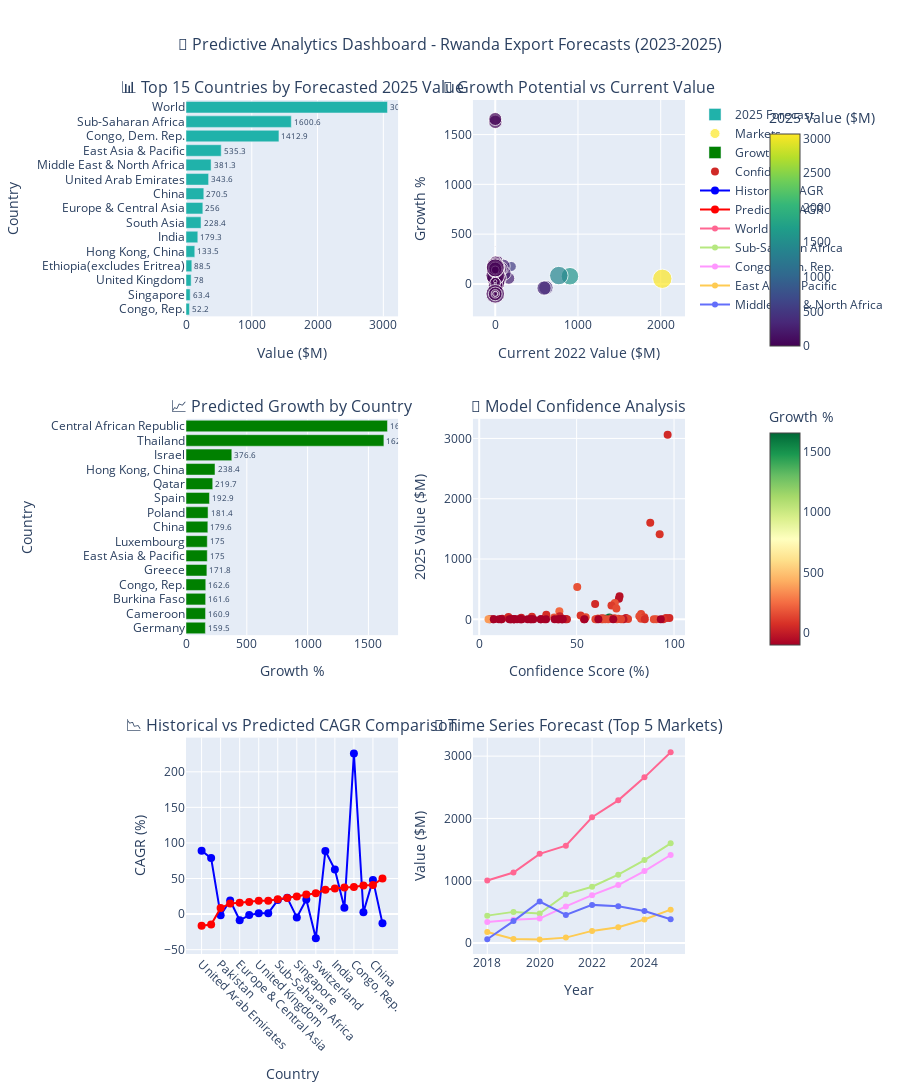

This figure's notebook cell:
### Markdown cell above
## 📊 Predictive Analytics Dashboard

Interactive visualizations showing forecasted export trends and growth opportunities for 2023-2025.

### Code cell
# PREDICTIVE ANALYTICS DASHBOARD
# Comprehensive visualizations of country-specific forecasts

if 'forecast_df' in locals() and not forecast_df.empty:

    from plotly.subplots import make_subplots
    import plotly.graph_objects as go

    # Create 6-panel dashboard
    fig = make_subplots(
        rows=3, cols=2,
        subplot_titles=(
            '📊 Top 15 Countries by Forecasted 2025 Value',
            '🎯 Growth Potential vs Current Value',
            '📈 Predicted Growth by Country',
            '🎲 Model Confidence Analysis',
            '📉 Historical vs Predicted CAGR Comparison',
            '🔮 Time Series Forecast (Top 5 Markets)'
        ),
        specs=[
            [{"type": "bar"}, {"type": "scatter"}],
            [{"type": "bar"}, {"type": "scatter"}],
            [{"type": "scatter"}, {"type": "scatter"}]
        ],
        vertical_spacing=0.12,
        horizontal_spacing=0.15
    )

    # PANEL 1: Top 15 by 2025 forecast
    top_15 = forecast_df.head(15).sort_values('predicted_2025')
    fig.add_trace(
        go.Bar(
            y=top_15['country'],
            x=top_15['predicted_2025'],
            orientation='h',
            marker_color='lightseagreen',
            text=top_15['predicted_2025'].round(1),
            textposition='outside',
            name='2025 Forecast'
        ),
        row=1, col=1
    )

    # PANEL 2: Growth vs Current Value (Bubble chart)
    fig.add_trace(
        go.Scatter(
            x=forecast_df['current_2022'],
            y=forecast_df['predicted_growth_percent'],
            mode='markers',
            marker=dict(
                size=forecast_df['confidence_score'] / 5,  # Size by confidence
                color=forecast_df['predicted_2025'],
                colorscale='Viridis',
                showscale=True,
                colorbar=dict(title="2025 Value ($M)", x=1.15, len=0.3, y=0.85)
            ),
            text=forecast_df['country'],
            hovertemplate='<b>%{text}</b><br>Current: $%{x:.1f}M<br>Growth: %{y:.1f}%<extra></extra>',
            name='Markets'
        ),
        row=1, col=2
    )

    # PANEL 3: Growth percentage ranking
    top_growth = forecast_df.nlargest(15, 'predicted_growth_percent').sort_values('predicted_growth_percent')
    colors_growth = ['red' if x < 0 else 'green' if x > 50 else 'orange' for x in top_growth['predicted_growth_percent']]
    fig.add_trace(
        go.Bar(
            y=top_growth['country'],
            x=top_growth['predicted_growth_percent'],
            orientation='h',
            marker_color=colors_growth,
            text=top_growth['predicted_growth_percent'].round(1),
            textposition='outside',
            name='Growth %'
        ),
        row=2, col=1
    )

    # PANEL 4: Confidence vs Predicted Value
    fig.add_trace(
        go.Scatter(
            x=forecast_df['confidence_score'],
            y=forecast_df['predicted_2025'],
            mode='markers',
            marker=dict(
                size=8,
                color=forecast_df['predicted_growth_percent'],
                colorscale='RdYlGn',
                showscale=True,
                colorbar=dict(title="Growth %", x=1.15, len=0.3, y=0.5)
            ),
            text=forecast_df['country'],
            hovertemplate='<b>%{text}</b><br>Confidence: %{x:.0f}%<br>2025 Value: $%{y:.1f}M<extra></extra>',
            name='Confidence'
        ),
        row=2, col=2
    )

    # PANEL 5: CAGR Comparison (if historical CAGR is calculable)
    # Calculate historical CAGR from WITS data
    if 'wits_data' in locals():
        historical_cagr = []
        for country in forecast_df['country'].head(20):
            country_data = wits_data[wits_data['Partner Name'] == country].sort_values('Year')
            if len(country_data) >= 2:
                first_val = country_data.iloc[0]['Export (US$ Thousand)'] / 1000
                last_val = country_data.iloc[-1]['Export (US$ Thousand)'] / 1000
                years_diff = country_data.iloc[-1]['Year'] - country_data.iloc[0]['Year']
                if first_val > 0 and years_diff > 0:
                    hist_cagr = (((last_val / first_val) ** (1/years_diff)) - 1) * 100
                    historical_cagr.append({
                        'country': country,
                        'historical_cagr': hist_cagr,
                        'predicted_cagr': forecast_df[forecast_df['country'] == country]['cagr_2022_2025'].values[0]
                    })

        if historical_cagr:
            cagr_df = pd.DataFrame(historical_cagr).sort_values('predicted_cagr')
            fig.add_trace(
                go.Scatter(
                    x=cagr_df['country'],
                    y=cagr_df['historical_cagr'],
                    mode='markers+lines',
                    name='Historical CAGR',
                    marker=dict(size=8, color='blue'),
                    line=dict(width=2, color='blue')
                ),
                row=3, col=1
            )
            fig.add_trace(
                go.Scatter(
                    x=cagr_df['country'],
                    y=cagr_df['predicted_cagr'],
                    mode='markers+lines',
                    name='Predicted CAGR',
                    marker=dict(size=8, color='red'),
                    line=dict(width=2, color='red')
                ),
                row=3, col=1
            )

    # PANEL 6: Time series for top 5 markets
    top_5_markets = forecast_df.head(5)
    for idx, row in top_5_markets.iterrows():
        country = row['country']
        # Get historical data
        hist_data = wits_data[wits_data['Partner Name'] == country].sort_values('Year')
        hist_years = hist_data['Year'].tolist()
        hist_values = (hist_data['Export (US$ Thousand)'] / 1000).tolist()

        # Combine with predictions
        all_years = hist_years + [2023, 2024, 2025]
        all_values = hist_values + [row['predicted_2023'], row['predicted_2024'], row['predicted_2025']]

        fig.add_trace(
            go.Scatter(
                x=all_years,
                y=all_values,
                mode='lines+markers',
                name=country,
                line=dict(width=2),
                hovertemplate='<b>' + country + '</b><br>Year: %{x}<br>Value: $%{y:.1f}M<extra></extra>'
            ),
            row=3, col=2
        )

        # Add vertical line at 2022/2023 boundary
        if idx == 0:
            fig.add_vline(x=2022.5, line_dash="dash", line_color="gray", row=3, col=2,
                         annotation_text="Forecast →", annotation_position="top")

    # Update layout
    fig.update_xaxes(title_text="Value ($M)", row=1, col=1)
    fig.update_xaxes(title_text="Current 2022 Value ($M)", row=1, col=2)
    fig.update_xaxes(title_text="Growth %", row=2, col=1)
    fig.update_xaxes(title_text="Confidence Score (%)", row=2, col=2)
    fig.update_xaxes(title_text="Country", row=3, col=1, tickangle=45)
    fig.update_xaxes(title_text="Year", row=3, col=2)

    fig.update_yaxes(title_text="Country", row=1, col=1)
    fig.update_yaxes(title_text="Growth %", row=1, col=2)
    fig.update_yaxes(title_text="Country", row=2, col=1)
    fig.update_yaxes(title_text="2025 Value ($M)", row=2, col=2)
    fig.update_yaxes(title_text="CAGR (%)", row=3, col=1)
    fig.update_yaxes(title_text="Value ($M)", row=3, col=2)

    fig.update_layout(
        height=1400,
        showlegend=True,
        title_text="🔮 Predictive Analytics Dashboard - Rwanda Export Forecasts (2023-2025)",
        title_font_size=16,
        title_x=0.5
    )

    fig.show()

    print("\n✅ Predictive analytics dashboard generated successfully!")
    print(f"📊 Showing forecasts for {len(forecast_df)} partner countries")

else:
    print("❌ Forecast data not available. Run the forecasting cell first.")

### Figure 1 — Plotly figure (JSON) as saved in the notebook; plotly's stock layout.template omitted (floating-point values rounded to 4 significant figures)
{"data": [{"marker": {"color": "lightseagreen"}, "name": "2025 Forecast", "orientation": "h", "text": [52.2, 63.4, 78.0, 88.5, 133.5, 179.3, 228.4, 256.0, 270.5, 343.6, 381.3, 535.3, 1413.0, 1601.0, 3063.0], "textposition": "outside", "type": "bar", "x": [52.22, 63.38, 77.95, 88.47, 133.5, 179.3, 228.4, 256.0, 270.5, 343.6, 381.3, 535.3, 1413.0, 1601.0, 3063.0], "xaxis": "x", "y": ["Congo, Rep.", "Singapore", "United Kingdom", "Ethiopia(excludes Eritrea)", "Hong Kong, China", "India", "South Asia", "Europe & Central Asia", "China", "United Arab Emirates", "Middle East & North Africa", "East Asia & Pacific", "Congo, Dem. Rep.", "Sub-Saharan Africa", "World"], "yaxis": "y"}, {"hovertemplate": "<b>%{text}</b><br>Current: $%{x:.1f}M<br>Growth: %{y:.1f}%<extra></extra>", "marker": {"color": [3063.0, 1601.0, 1413.0, 535.3, 381.3, 343.6, 270.5, 256.0, 228.4, 179.3, 133.5, 88.47, 77.95, 63.38, 52.22, 49.58, 45.33, 37.98, 36.74, 35.17, 30.4, 28.84, 24.67, 24.28, 24.15, 23.18, 20.19, 18.47, 14.53, 14.26, 14.02, 11.98, 10.52, 9.683, 9.437, 9.139, 8.424, 8.058, 7.343, 6.907, 6.546, 5.241, 4.292, 3.333, 3.329, 2.879, 2.463, 2.179, 2.138, 2.063, 1.812, 1.791, 1.729, 1.576, 1.411, 1.408, 0.7264, 0.6167, 0.5387, 0.3853, 0.3673, 0.334, 0.2731, 0.2132, 0.1721, 0.07904, 0.05647, 0.0, 0.0, 0.0, 0.0, 0.0, 0.0, 0.0, 0.0, 0.0, 0.0, 0.0, 0.0, 0.0, 0.0, 0.0, 0.0, 0.0, 0.0, 0.0, 0.0, 0.0, 0.0, 0.0, 0.0, 0.0, 0.0, 0.0, 0.0], "colorbar": {"len": 0.3, "title": {"text": "2025 Value ($M)"}, "x": 1.15, "y": 0.85}, "colorscale": [[0, "#440154"], [0.1111, "#482878"], [0.2222, "#3e4989"], [0.3333, "#31688e"], [0.4444, "#26828e"], [0.5556, "#1f9e89"], [0.6667, "#35b779"], [0.7778, "#6ece58"], [0.8889, "#b5de2b"], [1, "#fde725"]], "showscale": true, "size": [19.34, 17.56, 18.53, 10.06, 14.41, 14.35, 13.92, 11.9, 13.58, 14.08, 8.229, 16.62, 6.887, 10.41, 16.44, 8.272, 5.415, 3.002, 16.95, 10.93, 13.36, 7.697, 4.316, 19.17, 19.52, 15.07, 12.6, 13.89, 13.52, 12.83, 10.77, 14.27, 13.05, 16.62, 12.3, 12.16, 12.16, 2.365, 15.28, 10.8, 14.09, 6.627, 8.854, 17.0, 14.81, 4.377, 18.17, 13.24, 11.93, 18.89, 14.13, 12.05, 14.56, 8.848, 12.7, 12.55, 12.94, 6.686, 9.006, 8.009, 1.105, 10.76, 3.235, 1.421, 17.92, 2.279, 0.9575, 7.745, 4.975, 8.129, 6.322, 1.498, 8.517, 2.265, 3.887, 12.24, 5.567, 5.247, 10.81, 3.616, 2.024, 8.436, 3.276, 6.863, 18.64, 8.58, 6.324, 4.18, 13.76, 3.55, 8.179, 3.552, 4.317, 3.101, 5.365]}, "mode": "markers", "name": "Markets", "text": ["World", "Sub-Saharan Africa", "Congo, Dem. Rep.", "East Asia & Pacific", "Middle East & North Africa", "United Arab Emirates", "China", "Europe & Central Asia", "South Asia", "India", "Hong Kong, China", "Ethiopia(excludes Eritrea)", "United Kingdom", "Singapore", "Congo, Rep.", "Pakistan", "North America", "United States", "Switzerland", "Germany", "Thailand", "Luxembourg", "South Sudan", "Netherlands", "Egypt, Arab Rep.", "Uganda", "Belgium", "Japan", "Italy", "Sudan", "Malaysia", "Ireland", "Central African Republic", "Zambia", "Qatar", "Finland", "France", "Tanzania", "Canada", "Spain", "Poland", "Korea, Rep.", "Vietnam", "Ghana", "Russian Federation", "Kazakhstan", "Greece", "Other Asia, nes", "Iran, Islamic Rep.", "Australia", "Burkina Faso", "Azerbaijan", "Nigeria", "Saudi Arabia", "Sweden", "Austria", "Zimbabwe", "Jordan", "Korea, Dem. Rep.", "Mauritius", "Somalia", "Ukraine", "Yemen", "Niger", "Cameroon", "Malawi", "Israel", "Hungary", "Cote d'Ivoire", "Burundi", "Bulgaria", "Bangladesh", "Afghanistan", "Eritrea", "Eswatini", "Czech Republic", "Angola", "Kyrgyz Republic", "Indonesia", "Oman", "Norway", "New Zealand", "Myanmar", "Madagascar", "Morocco", "Mozambique", "Latin America & Caribbean", "Kenya", "Kuwait", "Senegal", "South Africa", "Sri Lanka", "Tunisia", "Turkey", "Uzbekistan"], "type": "scatter", "x": [2019.0, 903.1, 768.3, 194.7, 612.5, 590.3, 96.76, 164.6, 110.3, 71.18, 39.45, 36.53, 46.46, 32.72, 19.88, 38.86, 26.98, 23.7, 16.98, 13.55, 1.76, 10.49, 22.01, 14.89, 15.41, 22.77, 14.27, 7.693, 7.417, 6.232, 6.511, 7.029, 0.5987, 3.796, 2.951, 3.75, 4.82, 7.139, 3.281, 2.358, 2.326, 2.221, 4.355, 1.956, 4.124, 5.537, 0.9064, 0.8749, 0.8956, 1.115, 0.6928, 0.7035, 0.7441, 1.988, 0.5586, 0.6155, 0.2836, 0.4204, 0.4362, 0.1605, 0.8664, 0.2987, 0.2156, 0.4575, 0.06596, 0.0791, 0.01185, 0.00691, 0.0258, 3.879, 0.00438, 0.02418, 0.1498, 0.02387, 0.00315, 0.06746, 0.00201, 0.0904, 0.06917, 0.1903, 0.1207, 0.5645, 1.015, 0.03605, 0.01982, 0.08045, 0.05242, 11.88, 0.05431, 0.01691, 0.6665, 0.06294, 0.00551, 6.9, 0.3176], "xaxis": "x2", "y": [51.68, 77.24, 83.9, 175.0, -37.74, -41.79, 179.6, 55.47, 107.1, 151.9, 238.4, 142.2, 67.77, 93.72, 162.6, 27.6, 67.98, 60.25, 116.4, 159.5, 1627.0, 175.0, 12.13, 63.03, 56.65, 1.777, 41.49, 140.1, 95.95, 128.8, 115.3, 70.47, 1657.0, 155.1, 219.7, 143.7, 74.77, 12.87, 123.8, 192.9, 181.4, 136.0, -1.434, 70.38, -19.27, -48.0, 171.8, 149.0, 138.7, 84.99, 161.6, 154.6, 132.3, -20.73, 152.7, 128.7, 156.2, 46.68, 23.51, 140.0, -57.6, 11.83, 26.68, -53.39, 160.9, -0.07838, 376.6, -100.0, -100.0, -100.0, -100.0, -100.0, -100.0, -100.0, -100.0, -100.0, -100.0, -100.0, -100.0, -100.0, -100.0, -100.0, -100.0, -100.0, -100.0, -100.0, -100.0, -100.0, -100.0, -100.0, -100.0, -100.0, -100.0, -100.0, -100.0], "yaxis": "y2"}, {"marker": {"color": ["green", "green", "green", "green", "green", "green", "green", "green", "green", "green", "green", "green", "green", "green", "green"]}, "name": "Growth %", "orientation": "h", "text": [159.5, 160.9, 161.6, 162.6, 171.8, 175.0, 175.0, 179.6, 181.4, 192.9, 219.7, 238.4, 376.6, 1627.0, 1657.0], "textposition": "outside", "type": "bar", "x": [159.5, 160.9, 161.6, 162.6, 171.8, 175.0, 175.0, 179.6, 181.4, 192.9, 219.7, 238.4, 376.6, 1627.0, 1657.0], "xaxis": "x3", "y": ["Germany", "Cameroon", "Burkina Faso", "Congo, Rep.", "Greece", "East Asia & Pacific", "Luxembourg", "China", "Poland", "Spain", "Qatar", "Hong Kong, China", "Israel", "Thailand", "Central African Republic"], "yaxis": "y3"}, {"hovertemplate": "<b>%{text}</b><br>Confidence: %{x:.0f}%<br>2025 Value: $%{y:.1f}M<extra></extra>", "marker": {"color": [51.68, 77.24, 83.9, 175.0, -37.74, -41.79, 179.6, 55.47, 107.1, 151.9, 238.4, 142.2, 67.77, 93.72, 162.6, 27.6, 67.98, 60.25, 116.4, 159.5, 1627.0, 175.0, 12.13, 63.03, 56.65, 1.777, 41.49, 140.1, 95.95, 128.8, 115.3, 70.47, 1657.0, 155.1, 219.7, 143.7, 74.77, 12.87, 123.8, 192.9, 181.4, 136.0, -1.434, 70.38, -19.27, -48.0, 171.8, 149.0, 138.7, 84.99, 161.6, 154.6, 132.3, -20.73, 152.7, 128.7, 156.2, 46.68, 23.51, 140.0, -57.6, 11.83, 26.68, -53.39, 160.9, -0.07838, 376.6, -100.0, -100.0, -100.0, -100.0, -100.0, -100.0, -100.0, -100.0, -100.0, -100.0, -100.0, -100.0, -100.0, -100.0, -100.0, -100.0, -100.0, -100.0, -100.0, -100.0, -100.0, -100.0, -100.0, -100.0, -100.0, -100.0, -100.0, -100.0], "colorbar": {"len": 0.3, "title": {"text": "Growth %"}, "x": 1.15, "y": 0.5}, "colorscale": [[0, "rgb(165,0,38)"], [0.1, "rgb(215,48,39)"], [0.2, "rgb(244,109,67)"], [0.3, "rgb(253,174,97)"], [0.4, "rgb(254,224,139)"], [0.5, "rgb(255,255,191)"], [0.6, "rgb(217,239,139)"], [0.7, "rgb(166,217,106)"], [0.8, "rgb(102,189,99)"], [0.9, "rgb(26,152,80)"], [1, "rgb(0,104,55)"]], "showscale": true, "size": 8}, "mode": "markers", "name": "Confidence", "text": ["World", "Sub-Saharan Africa", "Congo, Dem. Rep.", "East Asia & Pacific", "Middle East & North Africa", "United Arab Emirates", "China", "Europe & Central Asia", "South Asia", "India", "Hong Kong, China", "Ethiopia(excludes Eritrea)", "United Kingdom", "Singapore", "Congo, Rep.", "Pakistan", "North America", "United States", "Switzerland", "Germany", "Thailand", "Luxembourg", "South Sudan", "Netherlands", "Egypt, Arab Rep.", "Uganda", "Belgium", "Japan", "Italy", "Sudan", "Malaysia", "Ireland", "Central African Republic", "Zambia", "Qatar", "Finland", "France", "Tanzania", "Canada", "Spain", "Poland", "Korea, Rep.", "Vietnam", "Ghana", "Russian Federation", "Kazakhstan", "Greece", "Other Asia, nes", "Iran, Islamic Rep.", "Australia", "Burkina Faso", "Azerbaijan", "Nigeria", "Saudi Arabia", "Sweden", "Austria", "Zimbabwe", "Jordan", "Korea, Dem. Rep.", "Mauritius", "Somalia", "Ukraine", "Yemen", "Niger", "Cameroon", "Malawi", "Israel", "Hungary", "Cote d'Ivoire", "Burundi", "Bulgaria", "Bangladesh", "Afghanistan", "Eritrea", "Eswatini", "Czech Republic", "Angola", "Kyrgyz Republic", "Indonesia", "Oman", "Norway", "New Zealand", "Myanmar", "Madagascar", "Morocco", "Mozambique", "Latin America & Caribbean", "Kenya", "Kuwait", "Senegal", "South Africa", "Sri Lanka", "Tunisia", "Turkey", "Uzbekistan"], "type": "scatter", "x": [96.72, 87.8, 92.63, 50.31, 72.04, 71.73, 69.6, 59.5, 67.89, 70.42, 41.14, 83.09, 34.43, 52.05, 82.2, 41.36, 27.07, 15.01, 84.75, 54.67, 66.78, 38.49, 21.58, 95.87, 97.62, 75.35, 63.0, 69.43, 67.59, 64.13, 53.87, 71.33, 65.26, 83.09, 61.52, 60.82, 60.78, 11.83, 76.39, 53.99, 70.43, 33.13, 44.27, 85.0, 74.05, 21.88, 90.87, 66.2, 59.65, 94.44, 70.67, 60.27, 72.81, 44.24, 63.52, 62.77, 64.7, 33.43, 45.03, 40.04, 5.525, 53.8, 16.17, 7.105, 89.62, 11.4, 4.787, 38.72, 24.88, 40.65, 31.61, 7.491, 42.58, 11.32, 19.43, 61.18, 27.83, 26.23, 54.05, 18.08, 10.12, 42.18, 16.38, 34.31, 93.21, 42.9, 31.62, 20.9, 68.81, 17.75, 40.89, 17.76, 21.59, 15.51, 26.83], "xaxis": "x4", "y": [3063.0, 1601.0, 1413.0, 535.3, 381.3, 343.6, 270.5, 256.0, 228.4, 179.3, 133.5, 88.47, 77.95, 63.38, 52.22, 49.58, 45.33, 37.98, 36.74, 35.17, 30.4, 28.84, 24.67, 24.28, 24.15, 23.18, 20.19, 18.47, 14.53, 14.26, 14.02, 11.98, 10.52, 9.683, 9.437, 9.139, 8.424, 8.058, 7.343, 6.907, 6.546, 5.241, 4.292, 3.333, 3.329, 2.879, 2.463, 2.179, 2.138, 2.063, 1.812, 1.791, 1.729, 1.576, 1.411, 1.408, 0.7264, 0.6167, 0.5387, 0.3853, 0.3673, 0.334, 0.2731, 0.2132, 0.1721, 0.07904, 0.05647, 0.0, 0.0, 0.0, 0.0, 0.0, 0.0, 0.0, 0.0, 0.0, 0.0, 0.0, 0.0, 0.0, 0.0, 0.0, 0.0, 0.0, 0.0, 0.0, 0.0, 0.0, 0.0, 0.0, 0.0, 0.0, 0.0, 0.0, 0.0], "yaxis": "y4"}, {"line": {"color": "blue", "width": 2}, "marker": {"color": "blue", "size": 8}, "mode": "markers+lines", "name": "Historical CAGR", "type": "scatter", "x": ["United Arab Emirates", "Middle East & North Africa", "Pakistan", "World", "Europe & Central Asia", "United States", "United Kingdom", "North America", "Sub-Saharan Africa", "Congo, Dem. Rep.", "Singapore", "South Asia", "Switzerland", "Ethiopia(excludes Eritrea)", "India", "Germany", "Congo, Rep.", "East Asia & Pacific", "China", "Hong Kong, China"], "xaxis": "x5", "y": [89.0, 78.69, -1.564, 19.08, -8.723, -1.443, 1.32, 1.243, 19.7, 22.86, -4.672, 20.59, -33.87, 88.57, 62.54, 8.803, 225.8, 2.522, 48.06, -13.04], "yaxis": "y5"}, {"line": {"color": "red", "width": 2}, "marker": {"color": "red", "size": 8}, "mode": "markers+lines", "name": "Predicted CAGR", "type": "scatter", "x": ["United Arab Emirates", "Middle East & North Africa", "Pakistan", "World", "Europe & Central Asia", "United States", "United Kingdom", "North America", "Sub-Saharan Africa", "Congo, Dem. Rep.", "Singapore", "South Asia", "Switzerland", "Ethiopia(excludes Eritrea)", "India", "Germany", "Congo, Rep.", "East Asia & Pacific", "China", "Hong Kong, China"], "xaxis": "x5", "y": [-16.5, -14.61, 8.463, 14.9, 15.85, 17.02, 18.82, 18.87, 21.02, 22.52, 24.66, 27.47, 29.34, 34.29, 36.07, 37.41, 37.97, 40.1, 40.88, 50.14], "yaxis": "y5"}, {"hovertemplate": "<b>World</b><br>Year: %{x}<br>Value: $%{y:.1f}M<extra></extra>", "line": {"width": 2}, "mode": "lines+markers", "name": "World", "type": "scatter", "x": [2018, 2019, 2020, 2021, 2022, 2023, 2024, 2025], "xaxis": "x6", "y": [1004.0, 1132.0, 1431.0, 1563.0, 2019.0, 2291.0, 2659.0, 3063.0], "yaxis": "y6"}, {"hovertemplate": "<b>Sub-Saharan Africa</b><br>Year: %{x}<br>Value: $%{y:.1f}M<extra></extra>", "line": {"width": 2}, "mode": "lines+markers", "name": "Sub-Saharan Africa", "type": "scatter", "x": [2018, 2019, 2020, 2021, 2022, 2023, 2024, 2025], "xaxis": "x6", "y": [439.9, 500.0, 472.6, 781.3, 903.1, 1097.0, 1332.0, 1601.0], "yaxis": "y6"}, {"hovertemplate": "<b>Congo, Dem. Rep.</b><br>Year: %{x}<br>Value: $%{y:.1f}M<extra></extra>", "line": {"width": 2}, "mode": "lines+markers", "name": "Congo, Dem. Rep.", "type": "scatter", "x": [2018, 2019, 2020, 2021, 2022, 2023, 2024, 2025], "xaxis": "x6", "y": [337.2, 372.8, 392.3, 587.4, 768.3, 931.1, 1155.0, 1413.0], "yaxis": "y6"}, {"hovertemplate": "<b>East Asia & Pacific</b><br>Year: %{x}<br>Value: $%{y:.1f}M<extra></extra>", "line": {"width": 2}, "mode": "lines+markers", "name": "East Asia & Pacific", "type": "scatter", "x": [2018, 2019, 2020, 2021, 2022, 2023, 2024, 2025], "xaxis": "x6", "y": [176.2, 64.79, 57.84, 86.86, 194.7, 252.4, 376.9, 535.3], "yaxis": "y6"}, {"hovertemplate": "<b>Middle East & North Africa</b><br>Year: %{x}<br>Value: $%{y:.1f}M<extra></extra>", "line": {"width": 2}, "mode": "lines+markers", "name": "Middle East & North Africa", "type": "scatter", "x": [2018, 2019, 2020, 2021, 2022, 2023, 2024, 2025], "xaxis": "x6", "y": [60.07, 351.9, 666.1, 451.7, 612.5, 592.2, 515.0, 381.3], "yaxis": "y6"}], "layout": {"annotations": [{"font": {"size": 16}, "showarrow": false, "text": "📊 Top 15 Countries by Forecasted 2025 Value", "x": 0.2125, "xanchor": "center", "xref": "paper", "y": 1, "yanchor": "bottom", "yref": "paper"}, {"font": {"size": 16}, "showarrow": false, "text": "🎯 Growth Potential vs Current Value", "x": 0.7875, "xanchor": "center", "xref": "paper", "y": 1, "yanchor": "bottom", "yref": "paper"}, {"font": {"size": 16}, "showarrow": false, "text": "📈 Predicted Growth by Country", "x": 0.2125, "xanchor": "center", "xref": "paper", "y": 0.6267, "yanchor": "bottom", "yref": "paper"}, {"font": {"size": 16}, "showarrow": false, "text": "🎲 Model Confidence Analysis", "x": 0.7875, "xanchor": "center", "xref": "paper", "y": 0.6267, "yanchor": "bottom", "yref": "paper"}, {"font": {"size": 16}, "showarrow": false, "text": "📉 Historical vs Predicted CAGR Comparison", "x": 0.2125, "xanchor": "center", "xref": "paper", "y": 0.2533, "yanchor": "bottom", "yref": "paper"}, {"font": {"size": 16}, "showarrow": false, "text": "🔮 Time Series Forecast (Top 5 Markets)", "x": 0.7875, "xanchor": "center", "xref": "paper", "y": 0.2533, "yanchor": "bottom", "yref": "paper"}], "height": 1400, "showlegend": true, "title": {"font": {"size": 16}, "text": "🔮 Predictive Analytics Dashboard - Rwanda Export Forecasts (2023-2025)", "x": 0.5}, "xaxis": {"anchor": "y", "domain": [0, 0.425], "title": {"text": "Value ($M)"}}, "xaxis2": {"anchor": "y2", "domain": [0.575, 1], "title": {"text": "Current 2022 Value ($M)"}}, "xaxis3": {"anchor": "y3", "domain": [0, 0.425], "title": {"text": "Growth %"}}, "xaxis4": {"anchor": "y4", "domain": [0.575, 1], "title": {"text": "Confidence Score (%)"}}, "xaxis5": {"anchor": "y5", "domain": [0, 0.425], "tickangle": 45, "title": {"text": "Country"}}, "xaxis6": {"anchor": "y6", "domain": [0.575, 1], "title": {"text": "Year"}}, "yaxis": {"anchor": "x", "domain": [0.7467, 1], "title": {"text": "Country"}}, "yaxis2": {"anchor": "x2", "domain": [0.7467, 1], "title": {"text": "Growth %"}}, "yaxis3": {"anchor": "x3", "domain": [0.3733, 0.6267], "title": {"text": "Country"}}, "yaxis4": {"anchor": "x4", "domain": [0.3733, 0.6267], "title": {"text": "2025 Value ($M)"}}, "yaxis5": {"anchor": "x5", "domain": [0, 0.2533], "title": {"text": "CAGR (%)"}}, "yaxis6": {"anchor": "x6", "domain": [0, 0.2533], "title": {"text": "Value ($M)"}}}}
